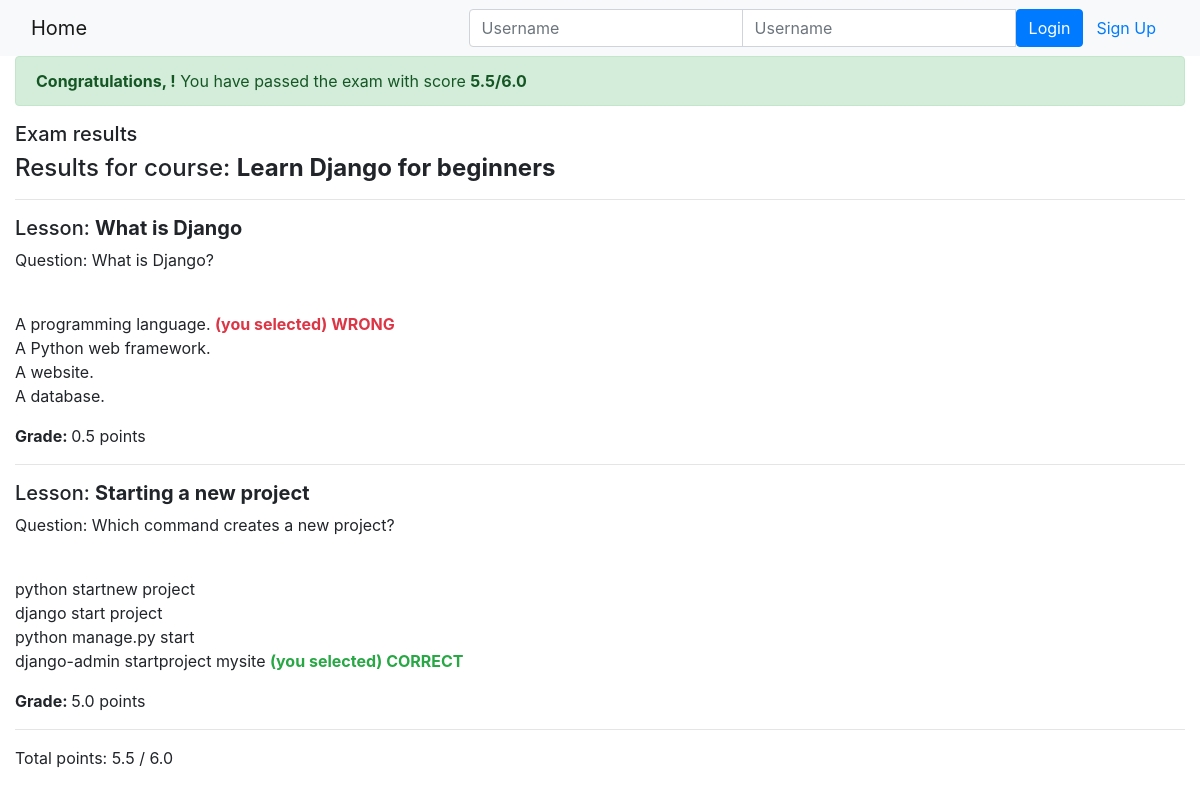
Page /onlinecourse/course/1/submission/1/result/ on the committed database.
### onlinecourse/models.py (models this page shows, shortened)
class Course(models.Model):
    name = models.CharField(null=False, max_length=30, default='online course')
    image = models.ImageField(upload_to='course_images/')
    description = models.CharField(max_length=1000)
    pub_date = models.DateField(null=True)
    instructors = models.ManyToManyField(Instructor)
    users = models.ManyToManyField(settings.AUTH_USER_MODEL, through='Enrollment')
    total_enrollment = models.IntegerField(default=0)
    is_enrolled = False

class Lesson(models.Model):
    title = models.CharField(max_length=200, default="title")
    order = models.IntegerField(default=0)
    course = models.ForeignKey(Course, on_delete=models.CASCADE)
    content = models.TextField()

class Question(models.Model):
    lesson = models.ForeignKey(Lesson, on_delete=models.CASCADE)
    question_text = models.CharField(max_length=200, default="question")
    grade = models.FloatField(default=0.0)

class Choice(models.Model):
    choice_text = models.CharField(null=False, max_length=50)
    is_correct = models.BooleanField(default=True)
    question_id = models.ForeignKey(Question, null=False, on_delete=models.CASCADE)

### onlinecourse/views.py (the view)
# urls.py: path('course/<int:course_id>/submission/<int:submission_id>/result/', views.show_exam_result, name='show_exam_result'),
def show_exam_result(request, course_id, submission_id):
    course = get_object_or_404(Course, pk=course_id)
    submission = get_object_or_404(Submission, pk=submission_id)
    lessons = course.lesson_set.all()
    total = 0
    total_user = 0
    q_results = {}
    c_submits = {}
    c_results = {}
    for l in lessons:
        for q in l.question_set.all():
            q_total = 0
            q_total_user = 0
            for c in q.choice_set.all():
                q_total += 1
                temp_right = c.is_correct
                count = submission.choices.filter(id=c.id).count()
                temp_user = count > 0
                c_submits[c.id] = temp_user
                c_results[c.id] = temp_user == temp_right
                if temp_user == temp_right:
                    q_total_user += 1
            q_results[q.id] = q.grade * (q_total_user / q_total)
            total += q.grade
            total_user += q_results[q.id]
    context = {}
    context["course"] = course
    context["submission"] = submission
    context["lesson"] = lessons
    context["total"] = total
    context["total_user"] = total_user
    context["q_results"] = q_results
    context["c_submits"] = c_submits
    context["c_results"] = c_results
    context["grade"] = int((total_user / total) * 100)
    return render(request, 'onlinecourse/exam_result_bootstrap.html', context)

### onlinecourse/templates/onlinecourse/exam_result_bootstrap.html (shortened to what this page needs)
<!DOCTYPE html>
<html lang="en">
<head>
    {% load static %}
    <link rel="stylesheet" href="https://maxcdn.bootstrapcdn.com/bootstrap/4.5.2/css/bootstrap.min.css">
</head>
<body>
<nav class="navbar navbar-light bg-light">
    <div class="container-fluid">
        <div class="navbar-header">
            <a class="navbar-brand" href="{% url 'onlinecourse:index' %}">Home</a>
        </div>
        <ul class="nav navbar-nav navbar-right">
            {% if user.is_authenticated %}
                <li>
                    <a class="btn btn-link" href="#">{{ user.first_name }}({{ user.username }})</a>
                    <a class="btn btn-link" href="{% url 'onlinecourse:logout' %}">Logout</a>
                </li>
            {% else %}
                <li>
                    <form class="form-inline" action="{% url 'onlinecourse:login' %}" method="post">
                        <div class="input-group">
                            <input type="text" class="form-control" placeholder="Username" name="username">
                            <input type="password" class="form-control" placeholder="Username" name="psw">
                            <button class="btn btn-primary" type="submit">Login</button>
                            <a class="btn btn-link" href="{% url 'onlinecourse:registration' %}">Sign Up</a>
                        </div>
                    </form>
                </li>
            {% endif %}
        </ul>
    </div>
</nav>
<div class="container-fluid">
    {% if grade > 80 %}
        <div class="alert alert-success">
            <b>Congratulations, {{ user.username }}!</b> You have passed the exam with score
            <b>{{ total_user }}/{{ total }}</b></b>
        </div>
    {% else %}
        <div class="alert alert-danger">
            <b>Sorry {{ user.username }}, you failed.</b> You have failed exam with score
            <b>{{ total_user }}/{{ total }}</b></b>
        </div>
        <a class="btn btn-link text-danger" href="{% url 'onlinecourse:course_details' course.id %}">Re-test</a>
    {% endif %}
    <div class="card-columns-vertical mt-1">
        <h5 class="">Exam results</h5>
        <div><h4>Results for course: <strong>{{ course.name }}</strong></h4></div>
        <hr>
        {% for l in lesson %}
            <div>
                <h5>Lesson: <strong>{{ l.title }}</strong></h5>
                {% for q in l.question_set.all %}
                    <p>Question: {{ q.question_text }}</p>
                    {% for c in q.choice_set.all %}
                        <br>{{ c.choice_text }}
                        {% for k, v in c_submits.items %}
                            {% if c.id == k and v == True and c.is_correct %}
                                <strong class="text-success">(you selected) CORRECT </strong>
                            {% elif c.id == k and v == True and not c.is_correct %}
                                <strong class="text-danger">(you selected) WRONG </strong>
                            {% endif %}
                        {% endfor %}
                    {% endfor %}
                    {% for key, value in q_results.items %}
                        {% if q.id == key %}
                            <p><strong>Grade: </strong>{{ value }} points</p>
                        {% endif %}
                    {% endfor %}
                    <hr>
                {% endfor %}
            </div>
        {% endfor %}
        Total points: {{ total_user }} / {{ total }}
    </div>
</div>
</body>
</html>

### rows in the picture
Course: name "Learn Django for beginners"
Lesson: title "What is Django"
Question: question_text "What is Django?", q_results "0.5"
Choice: choice_text "A programming language.", is_correct "(you selected) WRONG"
Choice: choice_text "A Python web framework."
Choice: choice_text "A website."
Choice: choice_text "A database."
Lesson: title "Starting a new project"
Question: question_text "Which command creates a new project?", q_results "5.0"
Choice: choice_text "python startnew project"
Choice: choice_text "django start project"
Choice: choice_text "python manage.py start"
Choice: choice_text "django-admin startproject mysite", is_correct "(you selected) CORRECT"

### other values in the picture
{{ total_user }} "5.5"
{{ total }} "6.0"
